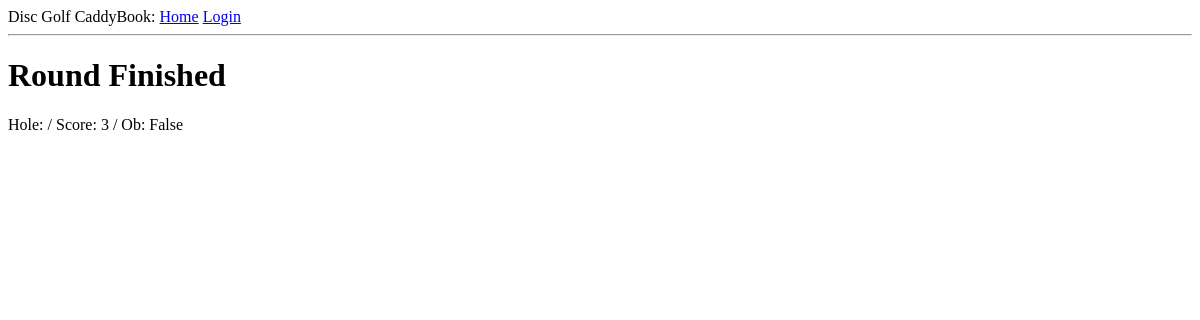
/roundview/1, run on an earlier commit of the app's database.
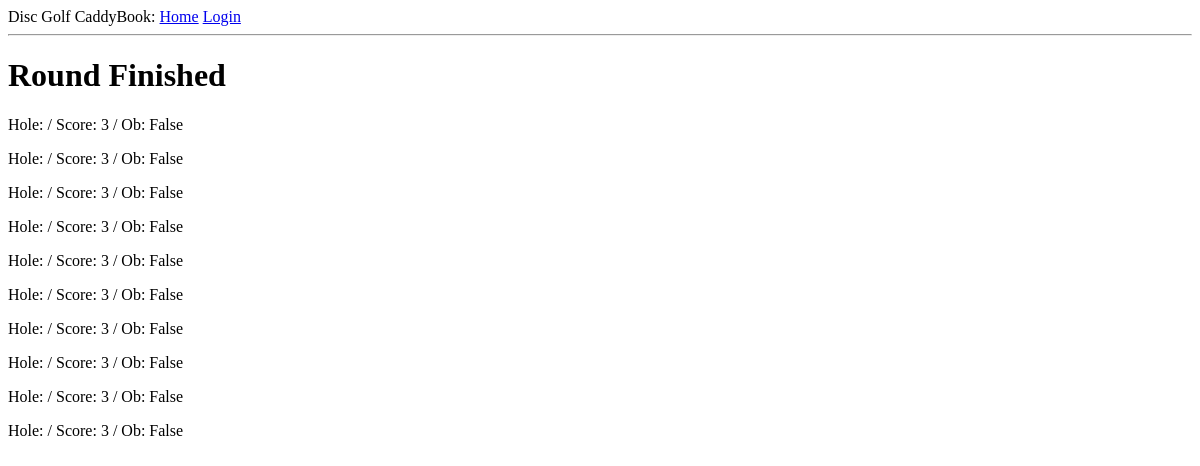
And on a later commit of the database.
### app/models.py (models this page shows)
class Roundscore(db.Model):
    id = db.Column(db.Integer, primary_key=True)
    hole = db.Column(db.Integer)
    score = db.Column(db.Integer)
    ob = db.Column(db.Boolean)
    round_id = db.Column(db.Integer, db.ForeignKey('round.id'))
    db.UniqueConstraint('hole', 'round_id', name='roundhole')

### app/routes.py (the view)
@app.route('/roundview/<roundid>')
def roundview(roundid):
    current_round = Round.query.filter_by(id=roundid).first_or_404()
    scores = Roundscore.query.filter_by(round_id=roundid)
    course = Course.query.filter_by(id=current_round.roundcourse_id).first_or_404()
    return render_template('roundview.html', title='Roundview', scores = scores, course = course)

### app/templates/roundview.html
{% extends "base.html" %}
{% block content %}
<h1> Round Finished </h1>
{% for score in scores %}
<p> Hole: {{score.holenum}} / Score: {{score.score}} / Ob: {{score.ob}} </p>
{% endfor %}
{% endblock %}

What changed in the data, as far as the page shows it:
now on this page (row edited): Roundscore: score "3", ob "False"
now on this page (row edited): Roundscore: score "3", ob "False"
now on this page (row edited): Roundscore: score "3", ob "False"
now on this page (row edited): Roundscore: score "3", ob "False"
now on this page (row edited): Roundscore: score "3", ob "False"
now on this page (row edited): Roundscore: score "3", ob "False"
now on this page (row edited): Roundscore: score "3", ob "False"
now on this page (row edited): Roundscore: score "3", ob "False"
now on this page (row edited): Roundscore: score "3", ob "False"
